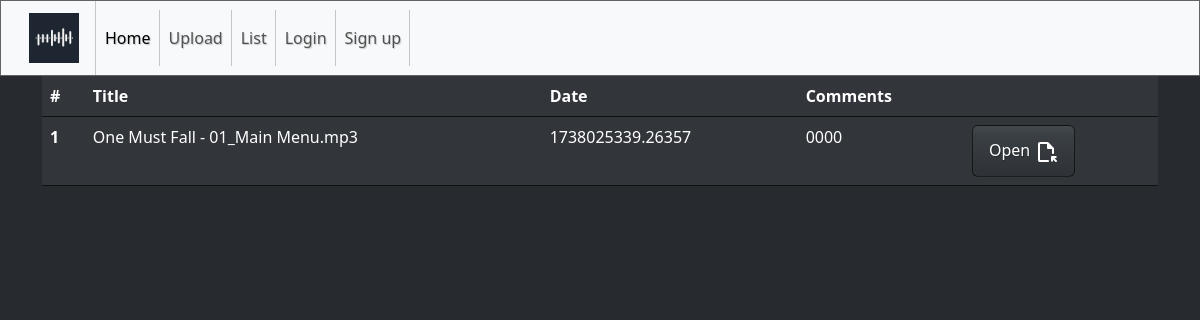
The app's page /list, older data.
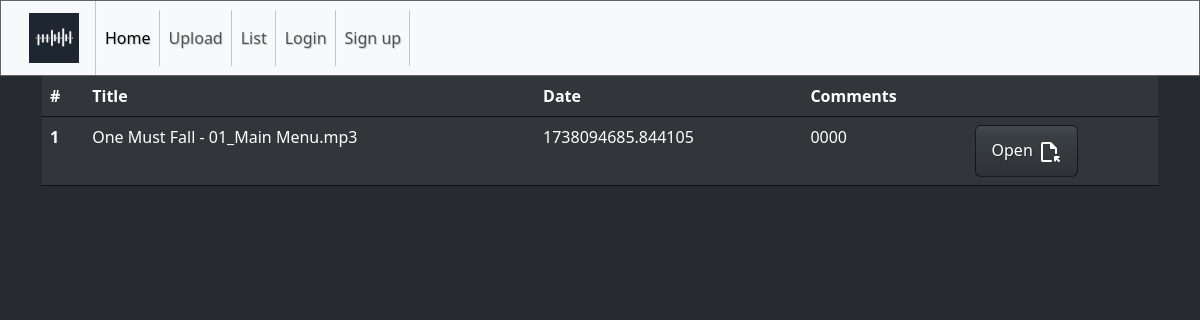
The same page, newer data.
### models/models.py (models this page shows, shortened)
class Track(db.Model):
    id = db.Column(db.Integer, primary_key=True)
    name = db.Column(db.String(255), nullable=False)
    local_name = db.Column(db.String(32), nullable=False)
    ts_add = db.Column( db.Float(), default=datetime.now().timestamp() )
    user_id = db.Column(db.Integer() , db.ForeignKey('user.id'))
    user = db.relationship('User', backref=db.backref('posts', lazy=True))

### blueprints/default.py (the view)
@app.route('/list')
def list():
    tracks = Track.query.all()
    return render_template('list.html', tracks=tracks)

### templates/list.html (shortened to what this page needs)
{% extends "base.html" %}
{% block content %}
<table class="table">
    <thead>
      <tr>
        <th scope="col">#</th>
        <th scope="col">Title</th>
        <th scope="col">Date</th>
        <th scope="col">Comments</th>
        <th scope="col"></th>
      </tr>
    </thead>
    <tbody>
        {% for track in tracks %}
      <tr>
        <th scope="row">{{ loop.index }}</th>
        <td>{{ track.name}}</td>
        <td>{{ track.ts_add }}</td>
        <td>0000</td>
        <td><a class="btn btn-primary" href="{{ url_for('default.play', file=track.local_name) }}">Open <span></span></a></td>
      </tr>
      {% endfor %}
    </tbody>
  </table>
  {% endblock %}

Row changes from the older to the newer data that the page shows:
changed Track "One Must Fall - 01_Main Menu.mp3": ts_add "1738025339.26357" → "1738094685.844105"
